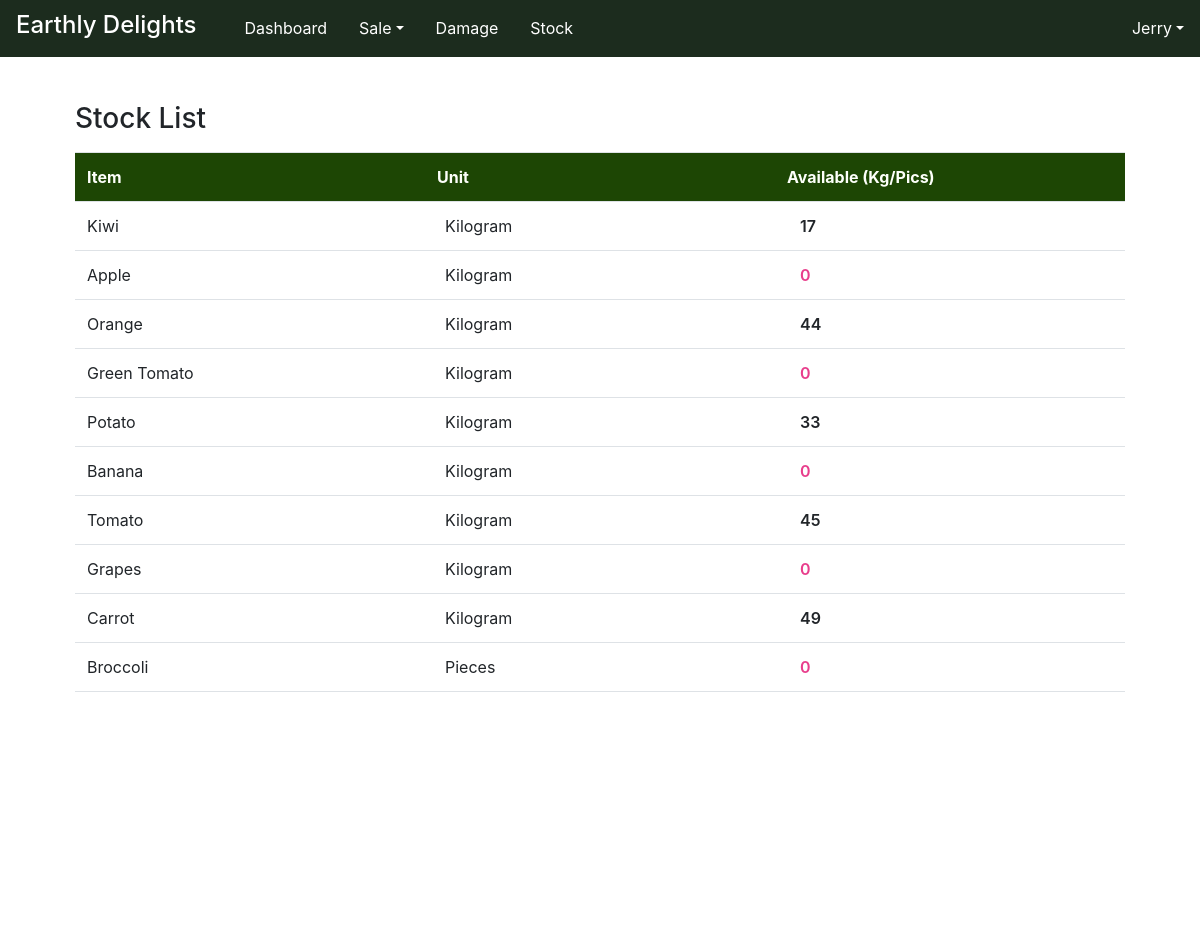
The page /Stock/stock_staff/ (signed in, upper part) on the database as committed earlier.
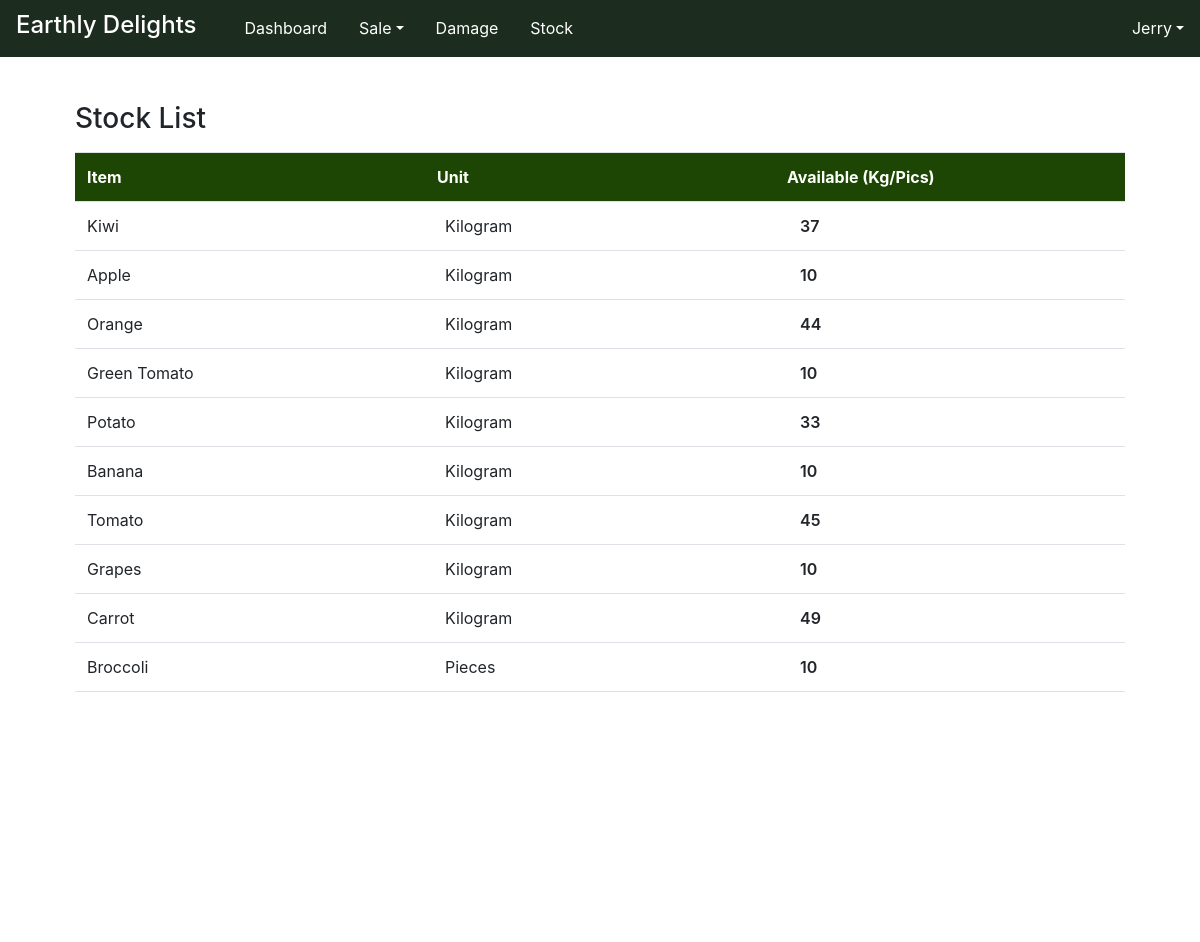
The same page on the database as committed later.
### Stock/models.py (models this page shows, shortened)
class stockTable(models.Model):
    st_item = models.OneToOneField(itemTable, on_delete=models.CASCADE)
    st_purchasesStock = models.PositiveIntegerField(default=0)
    st_soldStock = models.PositiveIntegerField(default=0)
    st_salesReturnStock = models.PositiveIntegerField(default=0)
    st_damageStock = models.PositiveIntegerField(default=0)
    st_remainingStock = models.PositiveIntegerField(default=0)

### Core/models.py (models this page shows, shortened)
class itemTable(models.Model):
    UNIT_CHOICES = [
        ('Kilogram', 'Kg'),
        ('Pieces', 'Pcs'),
    ]
    CATEGORY_CHOICE = [
        ('Vegetables', 'Veg'),
        ('Fruits', 'Fru'),
    ]
    item_code = models.CharField(max_length=50, unique=True)
    item_name = models.CharField(max_length=50, null=True, blank=True, unique=True)
    item_category = models.CharField(max_length=50, choices=CATEGORY_CHOICE)
    item_unit = models.CharField(max_length=15, choices=UNIT_CHOICES)

### Stock/views.py (the view)
# urls.py: path("stock_staff/", views.stock_s_list, name="stock_staff"),
@staff_required
def stock_s_list(request):
    base_template = 'user/Index.html' if request.user.role == "Admin" else 'user/staff_index.html'
    company_data = companyprofileTable.objects.get()
    st=stockTable.objects.all()
    return render(request,"stock/stock_s_list.html",{'st':st, 'base_template':base_template,'company_data':company_data})

### templates/stock/stock_s_list.html (shortened to what this page needs)
<!DOCTYPE html>
{% extends base_template %}
{% load static %}
{% block content %}
<html lang="en">
<head>
    <link rel="stylesheet" href="https://ajax.googleapis.com/ajax/libs/jqueryui/1.12.1/themes/smoothness/jquery-ui.css">
    <link href="https://stackpath.bootstrapcdn.com/bootstrap/4.5.2/css/bootstrap.min.css" rel="stylesheet">
    <link href="{% static 'assets/style.css' %}" rel="stylesheet">
</head>
<body>
<div class="navheight"></div>
<br>
<br>
<div class="container d-flex flex-wrap">
    <div class="col-12">
       <div class="col-12 Dash-Price-card mt-3">
        <div class="my-3">
             <h3 class="mt-4">Stock List</h3>
        </div>
        <div>
            <table class="table table-hover" >
             <tr >
                 <th class="headerx col-4" scope="col">Item</th>
                 <th class="headerx col-4" scope="col">Unit</th>
                 <th class="headerx col-4" scope="col">Available <span> (Kg/Pics)</span></th>
                 </tr></table>
                <div class="" style="height: 500px; overflow: auto;">
                    <table class="table table-hover" >
                {% for i in st %}
                <tr>
                <td class=" col-4" >{{ i.st_item.item_name }}</td>
                <td class=" col-4" style="padding-left: 20px;">{{i.st_item.item_unit}}</td>
                <td class=" col-4 {% if i.st_remainingStock < 10 %}text-pink{% endif %}" style="padding-left: 25px;font-weight: 600;">{{i.st_remainingStock}}</td>
                </tr>
                {% endfor %}
                    </table>
                </div>
        </div>
    </div>
    </div>
    </div>
<div class="bottom-space"></div>
<div class="bottom-space"></div>
</body>
</html>
{% endblock %}

Rows that differ between the two databases and show on the page:
changed stockTable "Kiwi": st_remainingStock "17" → "37"
changed stockTable "Apple": st_remainingStock "0" → "10"
changed stockTable "Green Tomato": st_remainingStock "0" → "10"
changed stockTable "Banana": st_remainingStock "0" → "10"
changed stockTable "Grapes": st_remainingStock "0" → "10"
changed stockTable "Broccoli": st_remainingStock "0" → "10"
